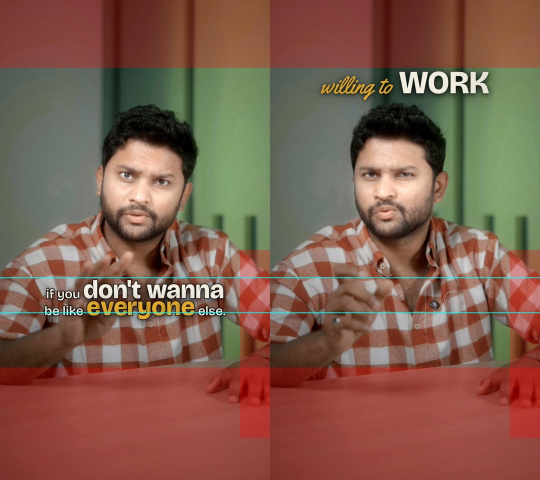
#> input picture .claude/skills/video-editing-style/02-craft/text-animation-moves/references/frames/STACKS_safe_zone_check.jpg, 1080 x 960 px, given in place of 0300.jpg, which was not available (shown at 1/2 size)
$ python angles.py ../../../../../../text-animation-moves/references/frames/STACKS_safe_zone_check.jpg
#> lines starting #> are read from the running program, lines starting #| are printed output that depends on the picture; after the words box and inside, x2 and y2 are one past the last pixel; in counts of white or black regions, pixels touching at a corner belong together
import sys,cv2,numpy as np
D=sys.argv[1]
def ang(n):
#> called with n = 300
    im=cv2.imread(f'{D}/fr/{n:04d}.jpg',0)
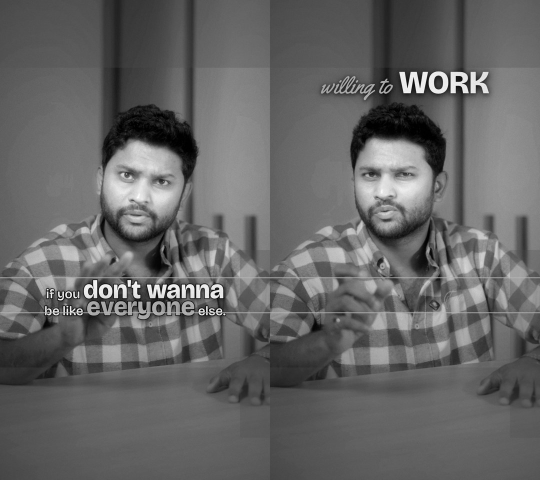
#> im: shape (960, 1080) (shown at 1/2 size); min 0, max 255, mean 101.2
    e=cv2.Canny(cv2.GaussianBlur(im,(3,3),0),40,120)
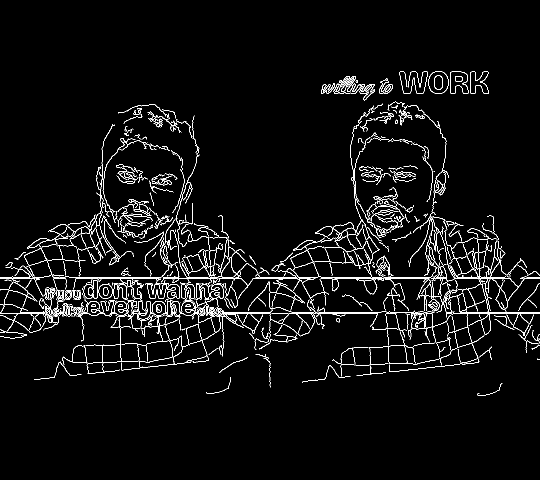
#> e: shape (960, 1080) (shown at 1/2 size); 3.8% white in thin lines or dots, all inside (x1, y1, x2, y2) = (0, 142, 1080, 792)
    L=cv2.HoughLinesP(e,1,np.pi/360,60,minLineLength=60,maxLineGap=4)
#> L = 18 rows, first 6: [642, 554, 861, 554], [441, 626, 754, 626], [326, 556, 433, 556], [920, 624, 1079, 624], [773, 624, 838, 624], [602, 624, 716, 624]
    if L is None: return None
    a=[]
    for x1,y1,x2,y2 in L.reshape(-1,4):
        t=np.degrees(np.arctan2(y2-y1,x2-x1))
        t=(t+45)%90-45   # fold to [-45,45): grid-ish
        a.append(t)
#> this loop made 18 passes
#> (x1, y1, x2, y2, t) on passes 1 to 12: (642, 554, 861, 554, 0), (441, 626, 754, 626, 0), (326, 556, 433, 556, 0), (920, 624, 1079, 624, 0), (773, 624, 838, 624, 0), (602, 624, 716, 624, 0), (532, 554, 635, 554, 0), (30, 626, 93, 626, 0), (0, 556, 77, 556, 0), (669, 556, 743, 556, 0), (251, 554, 357, 554, 0), (940, 626, 1054, 626, 0)
#> after the loop, a = [0, 0, 0, 0, 0, 0, 0, 0, 0, 0, 0, 0, -6.04, 0, -5.71, 0, 4.4, 0.573]
    a=np.array(a); h,b=np.histogram(a,bins=180,range=(-45,45)); k=np.argmax(h)
#> after `a = np.array(a)`: a = 18 values, max 4.4 at index 16, min -6.04 at index 12, mean -0.376
#> after `h, b = np.histogram(a, bins=180, range=(-45, 45))`: h = 180 values, max 14 at index 90, min 0 at index 0, mean 0.1; b = 181 values from -45 to 45
#> after `k = np.argmax(h)`: k = 90
    return (b[k]+b[k+1])/2, len(a)
for rng in [(300,372,12),(375,460,17),(240,294,9),(770,811,8),(830,920,15),(982,1060,13),(0,40,5)]:
    print(rng, [ (n, None if ang(n) is None else round(ang(n)[0],1)) for n in range(rng[0],rng[1]+1,rng[2])])
#> the loop in ang (call 2), `for x1,y1,x2,y2 in L.reshape(-1,4):` made 18 passes
#> call 3 of ang, with n = 312
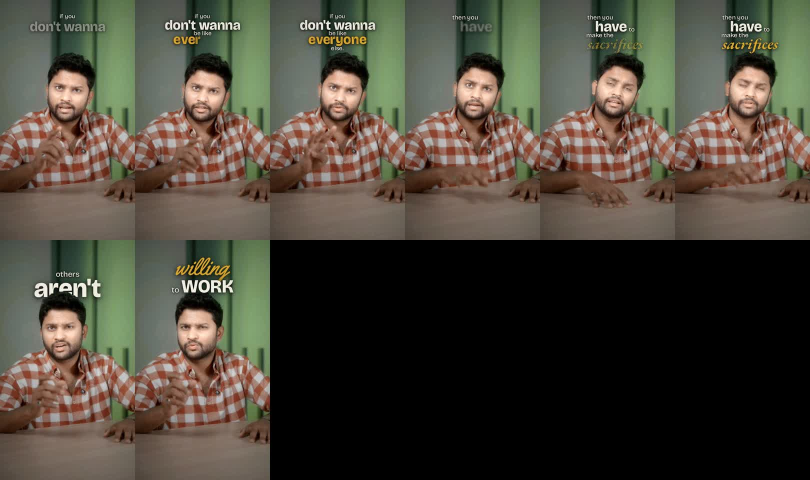
#> input picture .claude/skills/video-editing-style/02-craft/text-animation-moves/references/frames/STACKS_v1_all_above_head_REJECTED.jpg, 1620 x 960 px, given in place of 0312.jpg, which was not available (shown at 1/2 size)
#> in ang (call 3), `im=cv2.imread(f'{D}/fr/{n:04d}.jpg',0)`:
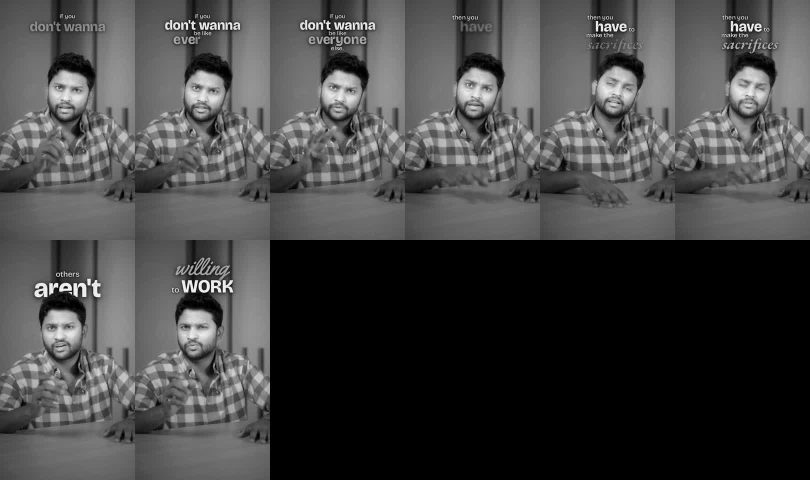
#> im: shape (960, 1620) (shown at 1/2 size); min 0, max 255, mean 68.9
#> in ang (call 3), `e=cv2.Canny(cv2.GaussianBlur(im,(3,3),0),40,120)`:
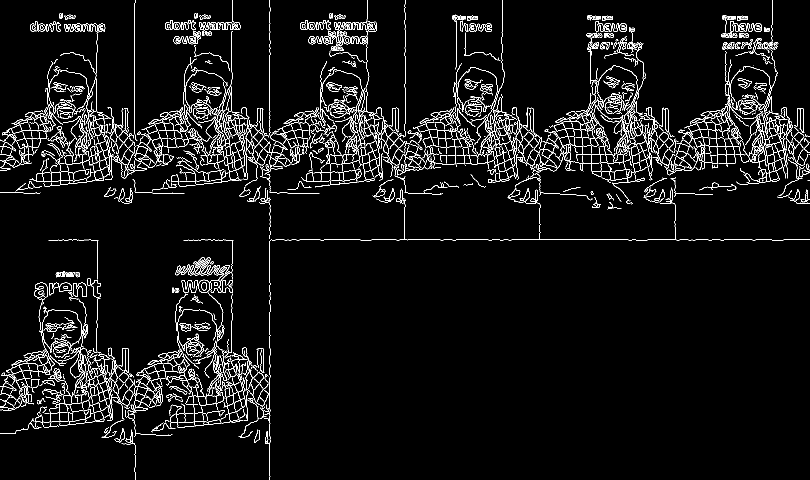
#> e: shape (960, 1620) (shown at 1/2 size); 4.9% white in thin lines or dots
#> in ang (call 3), `L=cv2.HoughLinesP(e,1,np.pi/360,60,minLineLength=60,maxLineGap=4)`: L = 31 rows, first 6: [1023, 479, 1256, 479], [539, 270, 539, 110], [269, 268, 269, 6], [463, 705, 463, 641], [575, 386, 638, 386], [810, 247, 810, 175]
#> the loop in ang (call 3), `for x1,y1,x2,y2 in L.reshape(-1,4):` made 31 passes
#> (x1, y1, x2, y2, t) on passes 1 to 12: (1023, 479, 1256, 479, 0), (539, 270, 539, 110, 0), (269, 268, 269, 6, 0), (463, 705, 463, 641, 0), (575, 386, 638, 386, 0), (810, 247, 810, 175, 0), (464, 62, 464, 0, 0), (686, 56, 753, 56, 0), (194, 565, 194, 480, 0), (400, 54, 460, 54, 0), (669, 50, 753, 50, 0), (669, 53, 753, 54, 0.682)
#> after the loop in ang (call 3), `for x1,y1,x2,y2 in L.reshape(-1,4):`: a = 31 values, max 0.682 at index 11, min -6.55 at index 18, mean -0.419
#> in ang (call 3), `h, b = np.histogram(a, bins=180, range=(-45, 45))`: h = 180 values, max 27 at index 90, min 0 at index 0, mean 0.172
#> (the run stopped early here; a loop or call above may not have finished)
